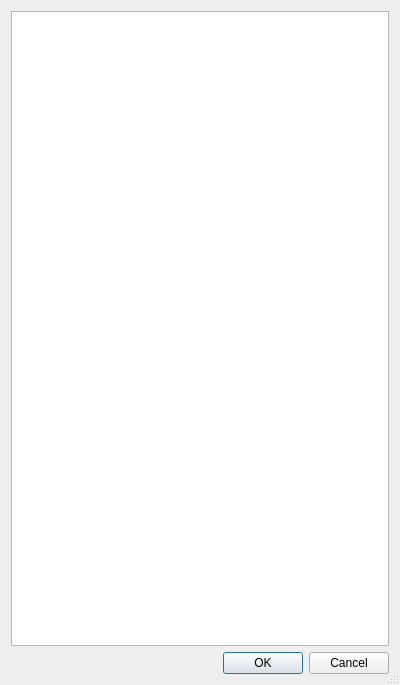
<?xml version="1.0" encoding="UTF-8"?>
<ui version="4.0">
 <class>Dialog</class>
 <widget class="QDialog" name="Dialog">
  <property name="geometry">
   <rect>
    <x>0</x>
    <y>0</y>
    <width>400</width>
    <height>685</height>
   </rect>
  </property>
  <property name="windowTitle">
   <string>Dialog</string>
  </property>
  <property name="sizeGripEnabled">
   <bool>true</bool>
  </property>
  <property name="modal">
   <bool>true</bool>
  </property>
  <layout class="QVBoxLayout" name="verticalLayout">
   <item>
    <widget class="QTableView" name="tableView"/>
   </item>
   <item>
    <widget class="QDialogButtonBox" name="buttonBox">
     <property name="orientation">
      <enum>Qt::Horizontal</enum>
     </property>
     <property name="standardButtons">
      <set>QDialogButtonBox::Cancel|QDialogButtonBox::Ok</set>
     </property>
    </widget>
   </item>
  </layout>
 </widget>
 <resources/>
 <connections>
  <connection>
   <sender>buttonBox</sender>
   <signal>accepted()</signal>
   <receiver>Dialog</receiver>
   <slot>accept()</slot>
   <hints>
    <hint type="sourcelabel">
     <x>257</x>
     <y>675</y>
    </hint>
    <hint type="destinationlabel">
     <x>157</x>
     <y>274</y>
    </hint>
   </hints>
  </connection>
  <connection>
   <sender>buttonBox</sender>
   <signal>rejected()</signal>
   <receiver>Dialog</receiver>
   <slot>reject()</slot>
   <hints>
    <hint type="sourcelabel">
     <x>325</x>
     <y>675</y>
    </hint>
    <hint type="destinationlabel">
     <x>286</x>
     <y>274</y>
    </hint>
   </hints>
  </connection>
 </connections>
</ui>
